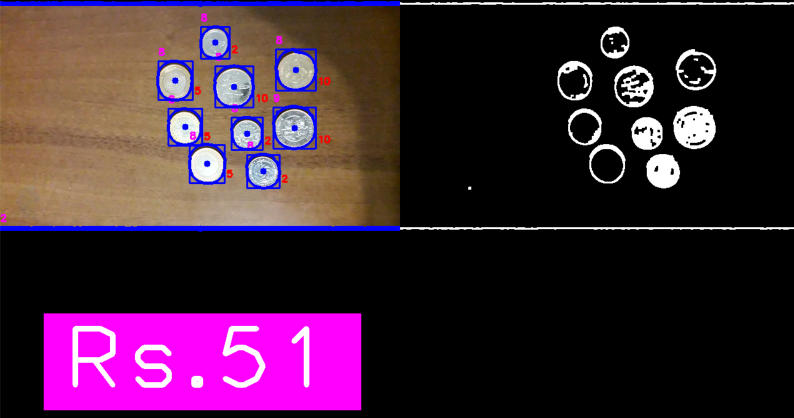
#> input picture images/coin_counter.png, 1587 x 835 px, given in place of the camera (shown at 1/2 size)
$ python coin_counter.py
#> lines starting #> are read from the running program, lines starting #| are printed output that depends on the picture; after the words box and inside, x2 and y2 are one past the last pixel; in counts of white or black regions, pixels touching at a corner belong together
import cv2
import cvzone
import shutil
import numpy as np
from pathlib import Path


def delete_cache(input_path):
    for path in input_path.iterdir():
        if path.is_dir() and path.name == '__pycache__':
            shutil.rmtree(path)
        elif path.is_dir():
            delete_cache(path)


def nothing(x):
    ...


def set_trackbars(window_name):
#> in main, frame is the input picture: shape (835, 1587, 3); mean B, G, R 56.8, 36.1, 64.8
    cv2.createTrackbar('canny_thres_min', window_name, 170, 255, nothing)
    cv2.createTrackbar('canny_thres_max', window_name, 255, 255, nothing)

    cv2.createTrackbar('d', window_name, 5, 20, nothing)
    cv2.createTrackbar('sigmaColor', window_name, 80, 150, nothing)
    cv2.createTrackbar('sigmaSpace', window_name, 80, 150, nothing)


def blur_frame(frame, d=20, sigma_color=80, sigma_space=80):
#> called with d = 5, sigma_color = 80, sigma_space = 80
    frame = cv2.bilateralFilter(frame, d, sigma_color, sigma_space)
    return frame


def process_frame(frame, canny_thres_min=200, canny_thres_max=255):
#> called with canny_thres_min = 170, canny_thres_max = 255
    frame = cv2.Canny(frame, canny_thres_min, canny_thres_max)
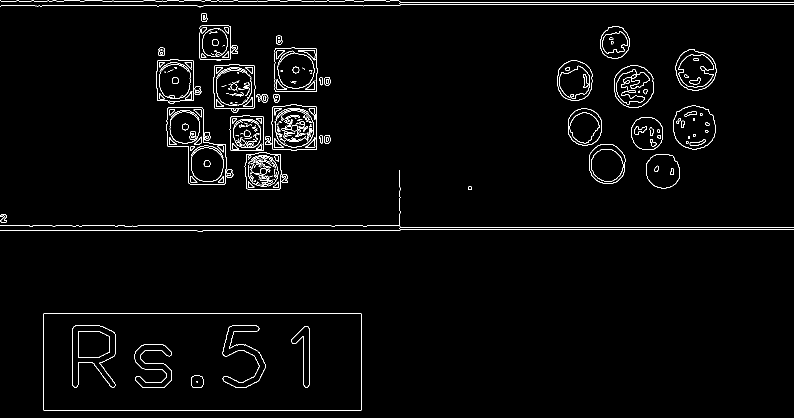
#> frame: shape (835, 1587) (shown at 1/2 size); 2.1% white in thin lines or dots
    kernel = np.ones((3, 3), np.uint8)

    frame = cv2.dilate(frame, kernel, iterations=1)
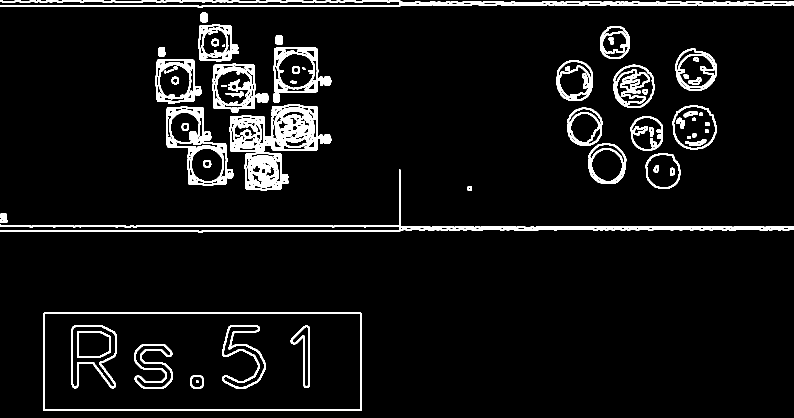
#> frame: shape (835, 1587) (shown at 1/2 size); 6.4% white; 72 white regions, largest, box (x1, y1, x2, y2) and area: (0, 339, 1587, 465) 10224, (0, 0, 1587, 16) 10022, (458, 208, 635, 303) 9368
    frame = cv2.morphologyEx(frame, cv2.MORPH_CLOSE, kernel)
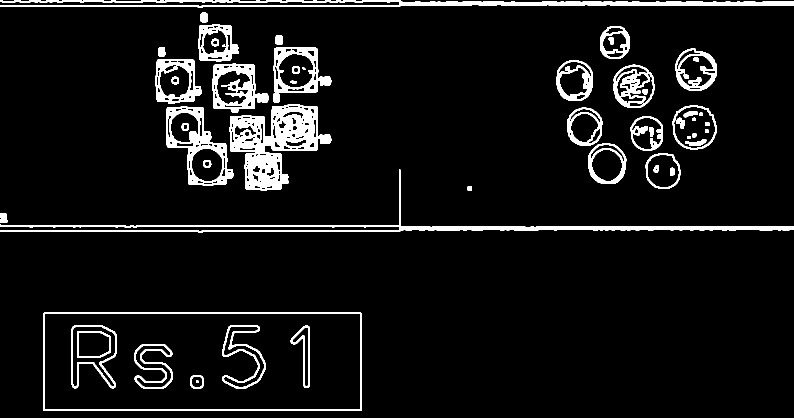
#> frame: shape (835, 1587) (shown at 1/2 size); 6.9% white; 52 white regions, largest, box (x1, y1, x2, y2) and area: (458, 208, 663, 381) 15442, (0, 0, 1587, 16) 11209, (0, 339, 1587, 465) 11117

    return frame


def process_contours(frame, contours, total_money):
    for contour in contours:
        peri = cv2.arcLength(contour['cnt'], True)
        approx = cv2.approxPolyDP(contour['cnt'], 0.02 * peri, True)

        if len(approx) > 5:
            area = contour['area']
            x, y, w, h = contour['bbox']

            if area >= 3000:
                val = 10
                total_money += val
                cv2.putText(frame, str(val), (x + w + 3, y + h - 10),
                            cv2.FONT_HERSHEY_SIMPLEX, 0.5, (0, 0, 255), 2)
            elif 2300 <= area < 3000:
                val = 5
                total_money += val
                cv2.putText(frame, str(val), (x + w + 3, y + h - 10),
                            cv2.FONT_HERSHEY_SIMPLEX, 0.5, (0, 0, 255), 2)
            elif 1500 <= area < 2300:
                val = 2
                total_money += val
                cv2.putText(frame, str(val), (x + w + 3, y + h - 10),
                            cv2.FONT_HERSHEY_SIMPLEX, 0.5, (0, 0, 255), 2)
            elif 500 < area < 1500:
                val = 1
                total_money += val
                cv2.putText(frame, str(val), (x + w + 3, y + h - 10),
                            cv2.FONT_HERSHEY_SIMPLEX, 0.5, (0, 0, 255), 2)

    return frame, total_money


def main():
    window_name = 'Window'

    cap = cv2.VideoCapture(1)
    cap.set(3, 640)
    cap.set(4, 480)

    cv2.namedWindow(window_name, cv2.WINDOW_NORMAL)
    set_trackbars(window_name)

    while True:
        total_money = 0
        image_count = np.zeros((480, 640, 3), np.uint8)

        ret, frame = cap.read()

        if not ret:
            break

        canny_thres_min = cv2.getTrackbarPos('canny_thres_min', window_name)
        canny_thres_max = cv2.getTrackbarPos('canny_thres_max', window_name)

        d = cv2.getTrackbarPos('d', window_name)
        sigma_color = cv2.getTrackbarPos('sigmaColor', window_name)
        sigma_space = cv2.getTrackbarPos('sigmaSpace', window_name)

        processed_frame = blur_frame(frame, d, sigma_color, sigma_space)
        processed_frame = process_frame(frame, canny_thres_min, canny_thres_max)

#> (the run stopped early here; a loop or call above may not have finished)
